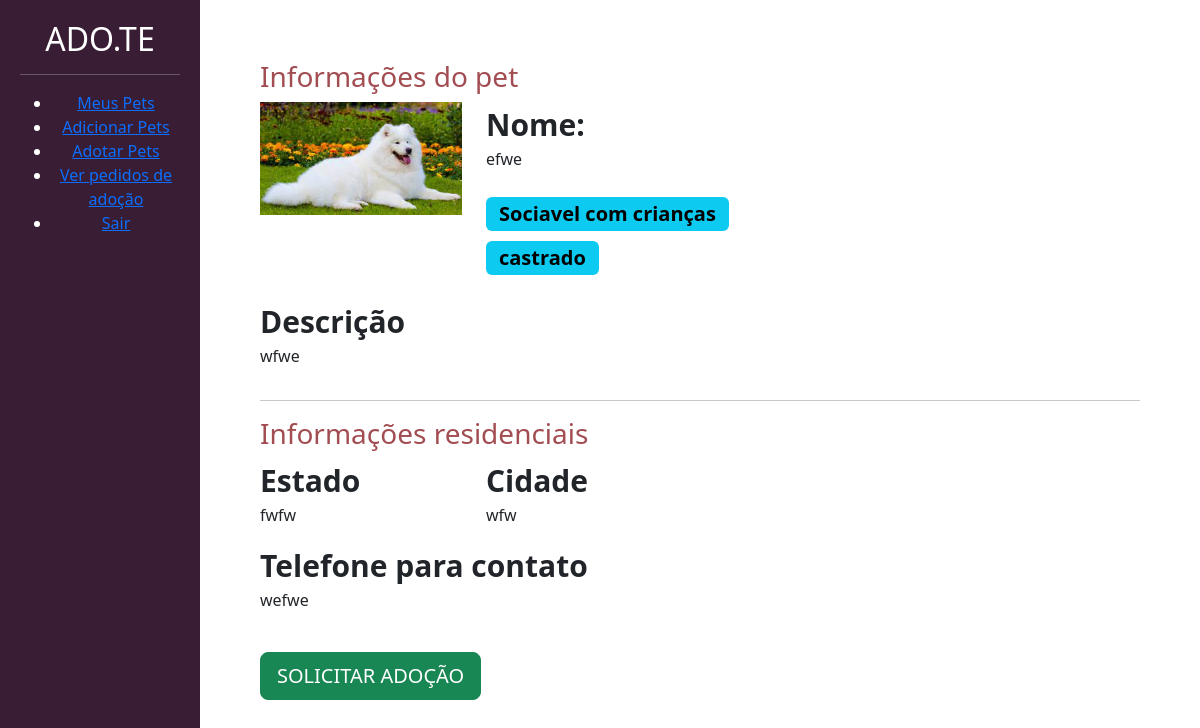
The page /divulgar/ver_pet/18 (signed in) on the database its author committed.
### divulgar/models.py (models this page shows, shortened)
class Pet(models.Model):
    choices_status = (("P", 'Para adoção'),
                      ('A', 'Adotado'))
    usuario = models.ForeignKey(User, on_delete=models.CASCADE)
    nome = models.CharField(max_length=100)
    descricao = models.TextField()
    estado = models.CharField(max_length=50)
    cidade = models.CharField(max_length=50)
    telefone = models.CharField(max_length=14)
    raca = models.ForeignKey(Raca, on_delete=models.CASCADE)
    tags = models.ManyToManyField(Tag)  # manytomany é muitos paras muitos
    status = models.CharField(
        max_length=1, choices=choices_status, default='P')
    foto = models.ImageField(upload_to="fotos_pets")

class Tag(models.Model):
    tag = models.CharField(max_length=100)
    def __str__(self) -> str:
        return self.tag

### divulgar/views.py (the view)
# urls.py: path('ver_pet/<int:id>', views.ver_pet, name="ver_pet"),
@login_required
def ver_pet(request, id):
    if request.method == 'GET':
        pet = Pet.objects.get(id=id)
        return render(request, 'ver_pet.html', {'pet': pet})

### divulgar/templates/ver_pet.html (shortened to what this page needs)
{% load static %}
<!doctype html>
<html lang="pt-BR">
<head>
    <link href="https://cdn.jsdelivr.net/npm/bootstrap@5.3.0-alpha1/dist/css/bootstrap.min.css" rel="stylesheet">
    <link href="{% static 'usuarios/css/cadastro.css' %}" rel="stylesheet">
    <link href="{% static 'divulgar/css/novo_pet.css' %}" rel="stylesheet">
    <link href="{% static 'divulgar/css/seus_pet.css' %}" rel="stylesheet">
    <link href="{% static 'adotar/css/listar_pets.css' %}" rel="stylesheet">
</head>
<body>
    <div class="container-fluid">
        <div class="row">
            <div class="col-md-2 bg-side-plataforma sidebar">
                <h2>ADO.TE</h2>
                <hr>
                <ul>
                    <li><a href="{% url 'seus_pet' %}" class="link-center">Meus Pets</a></li>
                    <li><a href="{% url 'novo_pet' %}" class="link-center">Adicionar Pets</a></li>
                    <li><a href="{% url 'listar_pets' %}" class="link-center">Adotar Pets</a></li>
                    <li><a href="{% url 'ver_pedido_adocao' %}" class="link-center">Ver pedidos de adoção</a></li>
                    <li><a href="{% url 'sair' %}" class="link-center">Sair</a></li>
                </ul>
            </div>
            <div style="padding:60px" class="col-md">
                <h3 class="font-vinho">Informações do pet</h3>
                <div class="row">
                    <div class="col-md-3">
                        {% if pet.foto %}
                        <img width="100%" src="{{pet.foto.url}}">
                        {% endif %}
                    </div>
                    <div class="col-md-9">
                        <span class="span-bold">Nome:</span>
                        <p>{{pet.nome}}</p>
                        <div style="width:40%">
                            {% for tag in pet.tags.all%}
                            <span class="badge text-bg-info badge-lg">{{tag}}</span>
                            {% endfor %}
                        </div>
                    </div>
                </div>
                <br>
                <div class="row">
                    <div class="col-md-5">
                        <span class="span-bold">Descrição</span>
                        <p>{{pet.descricao}}</p>
                    </div>
                    <div class="col-md-7">
                    </div>
                </div>
                <hr>
                <div class="row">
                    <h3 class="font-vinho">Informações residenciais</h3>
                    <div class="col-md">
                        <div class="row">
                            <div class="col-md">
                                <span class="span-bold">Estado</span>
                                <p>{{pet.estado}}</p>
                            </div>
                            <div class="col-md">
                                <span class="span-bold">Cidade</span>
                                <p>{{pet.cidade}}</p>
                            </div>
                        </div>
                        <span class="span-bold">Telefone para contato</span>
                        <p>{{pet.telefone}}</p>
                        <br>
                        <a href="{% url 'pedido_adocao' pet.id %}" class="btn btn-success btn-lg">SOLICITAR ADOÇÃO</a>
                    </div>
                    <div class="col-md">
                    </div>
                </div>
            </div>
        </div>
    </div>
</body>
</html>

### templates/static/divulgar/css/novo_pet.css (style rules this page uses)
.sidebar { text-align: center; padding: 20px; }
.font-vinho { color: #A24D52; }

### templates/static/adotar/css/listar_pets.css (style rules this page uses)
.span-bold { font-weight: bold; font-size: 30px; }
.badge-lg { font-size: 20px; margin-top: 10px; }
.bg-side-plataforma { background-color: #391D34; color: white; }

### rows shown on the page
Pet: foto (picture), nome "efwe", descricao "wfwe", estado "fwfw", cidade "wfw", telefone "wefwe"
Tag: tag "Sociavel com crianças"
Tag: tag "castrado"
